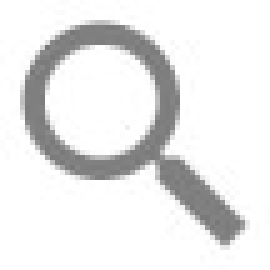
#> input picture search.jpg, 54 x 54 px, given in place of logo.png, which was not available (shown 5 times larger)
$ python -i main_test.py   (imports and definitions only)
#> lines starting #> are read from the running program, lines starting #| are printed output that depends on the picture; pictures that were not available may be replaced by others from this repository, and a replacement may not be noted
### roundedbutton.py
import tkinter as tk


class RoundedButton(tk.Canvas):

    def __init__(self, master=None, text:str="", radius=25, btnforeground="#000000", btnbackground="#ffffff", size=18, clicked=None, *args, **kwargs):
        super(RoundedButton, self).__init__(master, *args, **kwargs)
        self.config(bg=self.master["bg"])
        self.btnbackground = btnbackground
        self.clicked = clicked

        self.radius = radius
        #50, 50, 150, 100, radius=10, fill="#4285F4"

        self.rect = self.round_rectangle(50, 50, 150, 100, tags="button", radius=radius, fill=btnbackground)
        self.text = self.create_text(0, 0, text=text, tags="button", fill=btnforeground, font=("Product Sans", size, "bold"), justify="center")

        self.tag_bind("button", "<ButtonPress>", self.border)
        self.tag_bind("button", "<ButtonRelease>", self.border)
        self.bind("<Configure>", self.resize)

        text_rect = self.bbox(self.text)
        if int(self["width"]) < text_rect[2]-text_rect[0]:
            self["width"] = (text_rect[2]-text_rect[0]) + 10

        if int(self["height"]) < text_rect[3]-text_rect[1]:
            self["height"] = (text_rect[3]-text_rect[1]) + 10

    # [63 lines left out: functions round_rectangle, resize, border, not called in this run]

def func():
    print("Button pressed")

# [5 lines of commented-out code are left out]

### barang.py
class Barang:

    def __init__(self,nama, harga, gambar, ukuran, kuantitas, kategori, tanggalkadaluarsa, supplier, penyimpanan):
        self.nama = nama
        self.harga = harga
        self.gambar = gambar
        self.ukuran = ukuran
        self.kuantitas = kuantitas
        self.kategori = kategori
        self.tanggalkadaluarsa = tanggalkadaluarsa
        self.supplier = supplier
        self.penyimpanan = penyimpanan

    def get_nama(self):
        print(self.nama)
        return self.nama

    def get_harga(self):
        print(self.harga)
        return self.harga

    def get_gambar(self):
        print(self.gambar)
        return self.gambar

    def get_ukuran(self):
        print(self.ukuran)
        return self.ukuran

    def get_kuantitas(self):
        print(self.kuantitas)
        return self.kuantitas

    def get_kategori(self):
        print(self.kategori)
        return self.kategori

    def get_tanggalkadaluarsa(self):
        print(self.tanggalkadaluarsa)
        return self.tanggalkadaluarsa

    def get_supplier(self):
        print(self.supplier)
        return self.supplier

    def get_penyimpanan(self):
        print(self.penyimpanan)
        return self.penyimpanan

    def set_nama(self, nama):
        self.nama = nama

    def set_harga(self, harga):
        self.harga = harga

    def set_gambar(self, gambar):
        self.gambar = gambar

    def set_ukuran(self, ukuran):
        self.ukuran = ukuran

    def set_kuantitas(self, kuantitas):
        self.kuantitas = kuantitas

    def set_kategori(self, kategori):
        self.kategori = kategori

    def set_tanggalkadaluarsa(self, tanggalkadaluarsa):
        self.tanggalkadaluarsa = tanggalkadaluarsa

    def set_supplier(self, supplier):
        self.supplier = supplier

    def set_penyimpanan(self, penyimpanan):
        self.penyimpanan = penyimpanan

    def print_all_attributes(self):
        print(self.nama)
        print(self.harga)
        print(self.gambar)
        print(self.ukuran)
        print(self.kuantitas)
        print(self.kategori)
        print(self.tanggalkadaluarsa)
        print(self.supplier)
        print(self.penyimpanan)

b1 = Barang("odol", 7000, "Odol.jpg", "Besar", 12, "Pasta Gigi", "11-19-2022", "PT INO", "Rak 4")
b1.get_harga()
b1.set_harga(12000)
b1.print_all_attributes()

### main_test.py
from tkinter import *
import tkinter
import ttkthemes
from tkinter import ttk
from login_test2 import login
import sys
from PIL import ImageTk,Image
from roundedbutton import RoundedButton


#===IMPORT MODULE===#
from barang import *
from database import *
from tambahBarang_UI import tambahBarang
from editBarang_UI import editBarang
from detailBarang_UI import detailBarang
from hapusBarang_UI import hapusBarang

#------function sementara------#
# [11 lines left out: function open_tambahbarang, not called in this run]

def print_list_barang(list_barang):
    for x in list_barang:
        x.print_all_attributes()

def main_program():
    #============================KONFIGURASI============================#
    root = Tk()
    root.configure(background='white')
    root.title("Grocery Store Search Engine")
    width= root.winfo_screenwidth()
    height= root.winfo_screenheight()
    root.geometry("%dx%d+0+0" % (width, height))
    frame_search = tkinter.Frame(root, bg='white')
    frame_label = tkinter.Frame(root, bg="white")
    frame_listBarang = tkinter.Frame(root,height=100, width=100, bg="white")


    #===========================COLORPALETTE============================#
    #EA4335 RED
    #FBBC05 YELLOW
    #34A853 GREEN
    #4285F4 BLUE

    #==========================TAMPILAN PRODUK==========================#
    # [16 lines left out: functions get_list_barang, view_SearchResult, not called in this run]

    def view_Barang(listBarang, view):
        for i in range(len(listBarang)):
            view.insert('', 'end', text=listBarang[i].get_nama(), values=get_list_barang(listBarang, i), tags=("row"))

    #===========================CLEAR DATA=============================#
    def clear_frame(nama_frame):
        for widgets in nama_frame.winfo_children():
            widgets.destroy()

    def clear_view(view):
        for item in view.get_children():
            view.delete(item)

    #=============================FRAME LABEL============================#
    canvas_logo = Canvas(frame_label, width = 71, height = 71, highlightthickness=0)
    canvas_logo.grid(row=0, column=0, pady=40)
    canvas_logo.configure(background='white')
    label_title = Label(frame_label, text='rocery ', font=("Product Sans", 30, 'bold'), bg='white', foreground='#4285F4')
    label_title2 = Label(frame_label, text='Store ', font=("Product Sans", 30, 'bold'), bg='white', foreground='#FBBC05')
    label_title3 = Label(frame_label, text='Search ', font=("Product Sans", 30, 'bold'), bg='white', foreground='#34A853')
    label_title4 = Label(frame_label, text='Engine', font=("Product Sans", 30, 'bold'), bg='white', foreground='#EA4335')
    label_title.grid(row=0, column=1, pady=40)
    label_title2.grid(row=0, column=2, pady=40)
    label_title3.grid(row=0, column=3, pady=40)
    label_title4.grid(row=0, column=4, pady=40)

    logo_source = Image.open("./logo.png")
#> logo_source is the input picture: PIL image 54x54 RGB; min 117, max 255, mean 232.2
    logo_source = logo_source.resize((70,70))
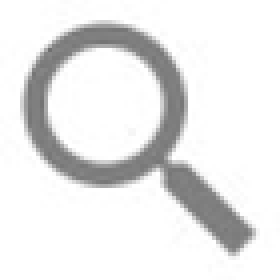
#> logo_source: PIL image 70x70 RGB (shown 4 times larger); min 112, max 255, mean 232.1
    logo = ImageTk.PhotoImage(logo_source)
    canvas_logo.create_image(1, 1, anchor = NW, image=logo)

    #==========================FRAME SEARCH BAR==========================#
    Search_Bar = Entry(frame_search, width = 30, font=('Product Sans',20), bg='white')
    Search_Bar.grid(row=1, column=0, columnspan=4, padx=20, pady=20)
    #Search_Bar.bind('<Return>', lambda : view_SearchResult(SearchNama(Search_Bar.get()), view_listBarang))

    # [4 lines left out: function handler, not called in this run]

    root.bind('<Return>', handler)

    searchImg_source = Image.open("./search.jpg")
    searchImg_source = searchImg_source.resize((30,30))
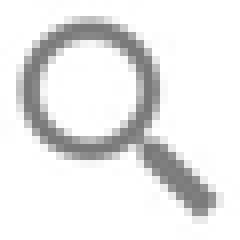
#> searchImg_source: PIL image 30x30 RGB (shown 8 times larger); min 119, max 255, mean 232
    tambahBarang_source = Image.open("./TambahBarang_Button.png")
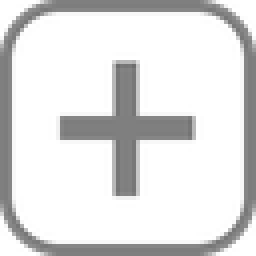
#> input picture TambahBarang_Button.png, 64 x 64 px (shown 4 times larger)
#> tambahBarang_source is the input picture: PIL image 64x64 RGBA; mean R, G, B, A 213.4, 213.4, 213.4, 243
    tambahBarang_source = tambahBarang_source.resize((40,40))
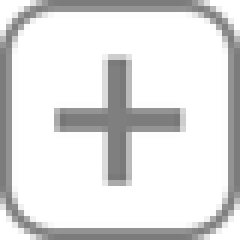
#> tambahBarang_source: PIL image 40x40 RGBA (shown 6 times larger); mean R, G, B, A 212.7, 212.7, 212.7, 243; transparent parts drawn white


    searchImg =ImageTk.PhotoImage(searchImg_source)
    tambahBarangImg = ImageTk.PhotoImage(tambahBarang_source)
    search_button = Button(frame_search, width=50, height=50,image = searchImg, bg="white", bd = 0, highlightthickness=0, command = lambda : view_SearchResult(SearchNama(Search_Bar.get()), view_listBarang))
    search_button.grid(row=1, column=4, padx=2, pady=20)

    tambahBarang_button = Button(frame_search, width=50, height=50, image = tambahBarangImg, bg="white", bd = 0, highlightthickness=0, command = lambda : open_tambahbarang())
    tambahBarang_button.grid(row=1, column=5, padx=2, pady=20)

    #=========================PRODUK KOSONG BUTTON======================#
    def searchEmptyProduct():
        view_SearchResult(SearchStokKosong(), view_listBarang)
        pass
    sEP_button = RoundedButton(frame_search, width=220, height=50, text="CARI PRODUK KOSONG", size = 12, radius=25, bg='white',btnbackground="#FBBC05", btnforeground="#fff", clicked=searchEmptyProduct)
    sEP_button.grid(row=2, column=0, columnspan=2)

    #==========================CARI KATEGORI=============================#

    sC_button = RoundedButton(frame_search, width=200, height=50, text="CARI KATEGORI", size = 12, radius=25, bg='white',btnbackground="#34A853", btnforeground="#fff", clicked=lambda : view_SearchResult(SearchKategori(Search_Bar.get()), view_listBarang))
    sC_button.grid(row=2, column=2, columnspan=2)


    #=========================FRAME LIST BARANG==========================#
    #LIST BARANG
    listBarang = ViewAllData()

    #THREEVIEW & SCROLLBAR
    scrollx = Scrollbar(root, orient=HORIZONTAL)
    scrolly = Scrollbar(root, orient=VERTICAL)
    scrollx.place(relx=.25, rely=.892, width=700, height=22)
    scrolly.place(relx=.715, rely=.4, width=22, height=400)

    view_listBarang = ttk.Treeview(root)
    view_listBarang.place(relx=.25, rely=.4, width=700, height=400)
    #view_listBarang.configure(style="style")
    view_listBarang.configure(
        columns=(
            "Nama",
            "ID Barang",
            "Harga",
            "Kuantitas",
            "Ukuran",
            "Kategori",
            "Tgl Kadaluarsa",
            "Supplier",
            "Penyimpanan"
        )
    )
    view_listBarang.configure(selectmode="browse")
    view_listBarang.configure(yscrollcommand=scrolly.set, xscrollcommand=scrollx.set)
    scrollx.configure(command=view_listBarang.xview)
    scrolly.configure(command=view_listBarang.yview)

    view_listBarang.tag_configure("font-style", font="Product_Sans")
    view_listBarang.tag_bind("font-style")

    view_listBarang.heading("#0", text="Nama", anchor=CENTER)
    view_listBarang.heading("#1", text="ID", anchor=CENTER)
    view_listBarang.heading("#2", text="Harga", anchor=CENTER)
    view_listBarang.heading("#3", text="Kuantitas", anchor=CENTER)
    view_listBarang.heading("#4", text="Ukuran", anchor=CENTER)
    view_listBarang.heading("#5", text="Kategori", anchor=CENTER)
    view_listBarang.heading("#6", text="Kadaluarsa", anchor=CENTER)
    view_listBarang.heading("#7", text="Supplier", anchor=CENTER)
    view_listBarang.heading("#8", text="Penyimpanan", anchor=CENTER)


    view_listBarang.column("#0", stretch=NO, minwidth=100, width=300, anchor=W)
    view_listBarang.column("#1", stretch=NO, minwidth=40, width=100, anchor=CENTER)
    view_listBarang.column("#2", stretch=NO, minwidth=25, width=150, anchor=CENTER)
    view_listBarang.column("#3", stretch=NO, minwidth=25, width=150, anchor=CENTER)
    view_listBarang.column("#4", stretch=NO, minwidth=25, width=150, anchor=CENTER)
    view_listBarang.column("#5", stretch=NO, minwidth=100, width=200, anchor=CENTER)
    view_listBarang.column("#6", stretch=NO, minwidth=50, width=150, anchor=CENTER)
    view_listBarang.column("#7", stretch=NO, minwidth=100, width=200, anchor=CENTER)
    view_listBarang.column("#8", stretch=YES, minwidth=100, width=200, anchor=CENTER)

    style = ttkthemes.ThemedStyle(view_listBarang)
    style.theme_use('clam')
    style.configure('Threeview', font=("Product Sans", 12), cellpadding=19)
    style.configure('Threeview.Heading', font=("Product Sans", 12, "bold"))
    style.map("Threeview", background=[('selected', '#4285F4')], foreground=[('selected', '#fff')])

    # [12 lines left out: function deleteBarang, not called in this run]

    def open_infoBarang(barang):
        root.withdraw()
        detailBarang(barang)

    # [24 lines left out: functions open_editbarang, postPopUpMenu, not called in this run]

    view_listBarang.tag_bind("row", "<Button-3>", lambda event: postPopUpMenu(event))

    def handle_click(event):
        if view_listBarang.identify_region(event.x, event.y) == "separator":
            return "break"
    view_listBarang.bind('<Button-1>', handle_click)


    #=============================EXIT BUTTON=============================#
    def exit():
        root.destroy()
        sys.exit()
    exit_button = RoundedButton(frame_search, width=150, height=50, text="EXIT", size=12, radius=25, bg='white',btnbackground="#EA4335", btnforeground="#fff", clicked=exit)


    #================================PELETAKAN===============================#
    frame_label.place(anchor = CENTER, relx = .5, rely = .15)
    frame_search.place(anchor = CENTER, relx = .5, rely = .3)
    frame_listBarang.place(anchor = N, relx = .5, rely =.4)

    #sEP_button.place(relx = .6, rely =.45)
    #sC_button.place(relx = .4, rely =.45)
    exit_button.grid(row=2,column=4, columnspan=2)

    #ENTITY
    view_Barang(listBarang, view_listBarang)
    root.withdraw()
    login(root)
    root.mainloop() #Starts the event loop for the main window


# [2 lines not run here, left out]

#> (the run stopped early here; a loop or call above may not have finished)
